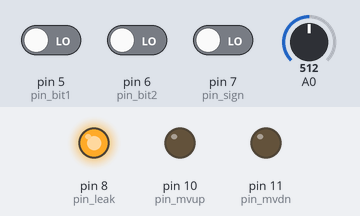
Bench run of a sketch on a simulated Arduino Uno, built with avr-gcc and run on an emulated ATmega328P. Parts: output pins drawn as LEDs (lit = HIGH). Inputs (shaded band) come from the test bench; at power-on: A0 = 512, pin 5 (pin_bit1) LOW, pin 6 (pin_bit2) LOW, pin 7 (pin_sign) LOW.

Above: at 1.2 s.
1.3 s: A0 set to 271
2.8 s: A0 set to 243
At 3.2 s:
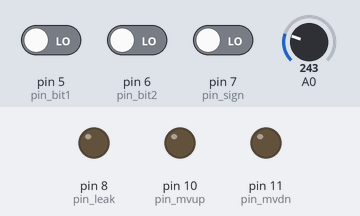
4.3 s: pin 5 (pin_bit1) driven HIGH
At 5.5 s:
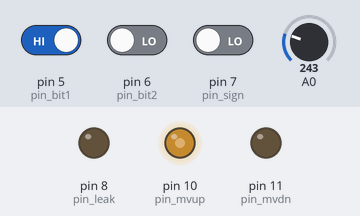
5.8 s: pin 6 (pin_bit2) driven HIGH
At 6.6 s:
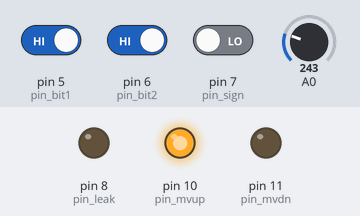
7.3 s: pin 7 (pin_sign) driven HIGH
At 7.8 s:
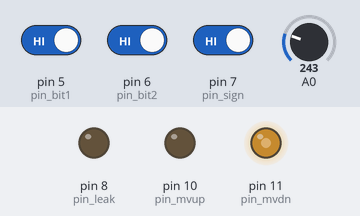
8.8 s: A0 set to 306
At 10.1 s:
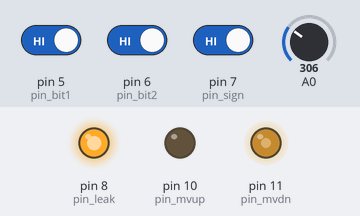
Timing chart, 0 to 11.3 s (numbered marks = the images above; inputs shaded):
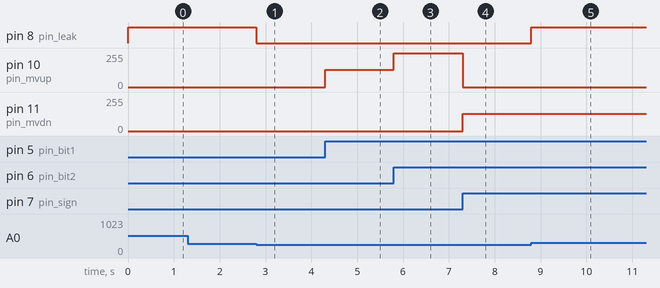

Measured:
- the behaviour switches between 256 and 255 on A0 (found by bisection; images 0 and 1)
- after the input at 1.3 s, every drawn part: stays the same
- after the input at 2.8 s, pin 8 (pin_leak): HIGH → LOW at once
- after the input at 4.3 s, pin 10 (pin_mvup): 0/255 → 128/255 at once
- after the input at 5.8 s, pin 10 (pin_mvup): 128/255 → 255/255 at once
- after the input at 7.3 s, pin 10 (pin_mvup): 255/255 → 0/255 at once; pin 11 (pin_mvdn): 0/255 → 128/255 at once
- after the input at 8.8 s, pin 8 (pin_leak): LOW → HIGH at once

The sketch:

vertical_onboard_rov.ino
```cpp
//onboard- vertical only

//these are compile macros: the compiler sees this and replaces all instances of these strings in the document with their corresponding value
//thus they don’t take any extra memory as variables, and they cannot be edited
#define pin_bit1 5 //pin#5 is the first bit of the magnitude
#define pin_bit2 6 //pin#6 is the second bit of the magnitude
#define pin_sign 7 //pin#7 is on when motion is negative

#define pin_leak 8 //pin#8 sends leak signal to topside
#define pin_mvup 10//pin#10 is the vertical up motion value
#define pin_mvdn 11//pin#11 is the vertical down motion value

int vert;//stores the magnitude value

int leak_cutoff=255;//cutoff analogRead value for leak detector being on/off
//important note- value of leak_cutoff is arbitrary, and needs testing to find the best number

void setup(){
	pinMode(pin_bit1,INPUT);//accept bits 1 and 2, as well as sign bit, from topside
	pinMode(pin_bit2,INPUT);
	pinMode(pin_sign,INPUT);

	pinMode(pin_leak,OUTPUT);//send leak signal to topside
	pinMode(pin_mvup,OUTPUT);//send pin_mvup and pin_mvdn to motors
	pinMode(pin_mvdn,OUTPUT);
}

void loop(){
	vert = 0;//reset vert every loop

	//to rewrite bits in vert, use "|=", a bitwise OR assignment operator- see syntax document
	//double carrots are bitshifts- see syntax document
	vert |= digitalRead(pin_bit2)<<8;//write bit 9 of vert as state of pin_bit2
	vert |= digitalRead(pin_bit1)<<7;//write bit 8 of vert as state of pin_bit1

	analogWrite(digitalRead(pin_sign)? pin_mvup:pin_mvdn ,0);//write 0 to up pin if sign pin is on, otherwise to down pin
	analogWrite(digitalRead(pin_sign)? pin_mvdn:pin_mvup ,vert);//write scalar motion value to down pin if sign pin is on, otherwise to up pin

	if(analogRead(0)>leak_cutoff){//if the leak detector at pin A0 reads more current than the cutoff value
		digitalWrite(pin_leak, HIGH);//send leak signal
	}else{//clear the leak signal if the leak detector stops reading a leak
		digitalWrite(pin_leak, LOW);//send no-leak signal
	}

}
```
